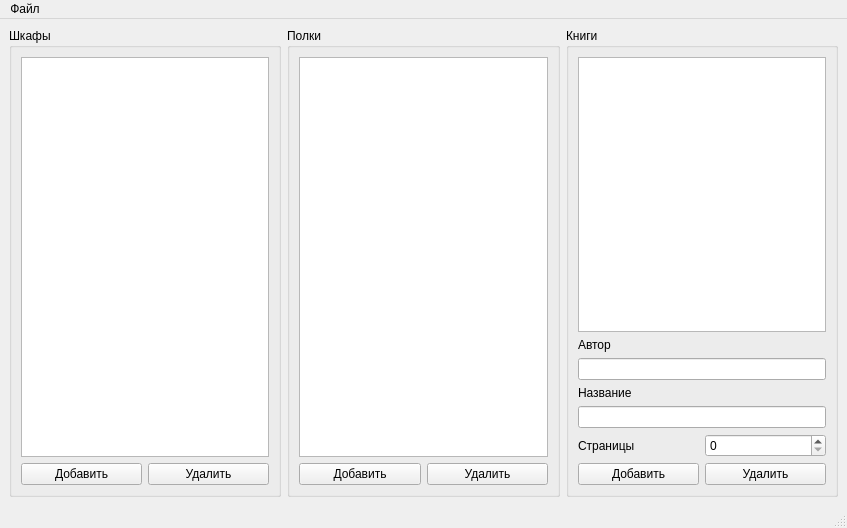
<?xml version="1.0" encoding="UTF-8"?>
<ui version="4.0">
 <class>MainWindow</class>
 <widget class="QMainWindow" name="MainWindow">
  <property name="geometry">
   <rect>
    <x>0</x>
    <y>0</y>
    <width>847</width>
    <height>528</height>
   </rect>
  </property>
  <property name="windowTitle">
   <string>MainWindow</string>
  </property>
  <widget class="QWidget" name="centralwidget">
   <layout class="QHBoxLayout" name="horizontalLayout">
    <item>
     <layout class="QVBoxLayout" name="verticalLayout">
      <item>
       <widget class="QGroupBox" name="groupBox_BShelf">
        <property name="title">
         <string>Шкафы</string>
        </property>
        <layout class="QVBoxLayout" name="verticalLayout_4">
         <item>
          <widget class="QListWidget" name="listWidget_BShelfs"/>
         </item>
         <item>
          <layout class="QHBoxLayout" name="horizontalLayout_2">
           <item>
            <widget class="QPushButton" name="pushButton_addBShelf">
             <property name="text">
              <string>Добавить</string>
             </property>
            </widget>
           </item>
           <item>
            <widget class="QPushButton" name="pushButton_delBShelf">
             <property name="text">
              <string>Удалить</string>
             </property>
            </widget>
           </item>
          </layout>
         </item>
        </layout>
       </widget>
      </item>
     </layout>
    </item>
    <item>
     <layout class="QVBoxLayout" name="verticalLayout_2">
      <item>
       <widget class="QGroupBox" name="groupBox_Shelf">
        <property name="title">
         <string>Полки</string>
        </property>
        <layout class="QVBoxLayout" name="verticalLayout_5">
         <item>
          <widget class="QListWidget" name="listWidget_Shelfs"/>
         </item>
         <item>
          <layout class="QHBoxLayout" name="horizontalLayout_3">
           <item>
            <widget class="QPushButton" name="pushButton_addSelf">
             <property name="text">
              <string>Добавить</string>
             </property>
            </widget>
           </item>
           <item>
            <widget class="QPushButton" name="pushButton_delShelf">
             <property name="text">
              <string>Удалить</string>
             </property>
            </widget>
           </item>
          </layout>
         </item>
        </layout>
       </widget>
      </item>
     </layout>
    </item>
    <item>
     <layout class="QVBoxLayout" name="verticalLayout_3">
      <item>
       <widget class="QGroupBox" name="groupBox_Books">
        <property name="title">
         <string>Книги</string>
        </property>
        <layout class="QVBoxLayout" name="verticalLayout_6">
         <item>
          <widget class="QListWidget" name="listWidget_Books"/>
         </item>
         <item>
          <widget class="QLabel" name="label">
           <property name="text">
            <string>Автор</string>
           </property>
          </widget>
         </item>
         <item>
          <widget class="QLineEdit" name="lineEdit_author"/>
         </item>
         <item>
          <widget class="QLabel" name="label_2">
           <property name="text">
            <string>Название</string>
           </property>
          </widget>
         </item>
         <item>
          <widget class="QLineEdit" name="lineEdit_name"/>
         </item>
         <item>
          <layout class="QHBoxLayout" name="horizontalLayout_4">
           <item>
            <widget class="QLabel" name="label_3">
             <property name="text">
              <string>Страницы</string>
             </property>
            </widget>
           </item>
           <item>
            <widget class="QSpinBox" name="spinBox_pages">
             <property name="maximum">
              <number>5000</number>
             </property>
            </widget>
           </item>
          </layout>
         </item>
         <item>
          <layout class="QHBoxLayout" name="horizontalLayout_5">
           <item>
            <widget class="QPushButton" name="pushButton_addBook">
             <property name="text">
              <string>Добавить</string>
             </property>
            </widget>
           </item>
           <item>
            <widget class="QPushButton" name="pushButton_delBook">
             <property name="text">
              <string>Удалить</string>
             </property>
            </widget>
           </item>
          </layout>
         </item>
        </layout>
       </widget>
      </item>
     </layout>
    </item>
   </layout>
  </widget>
  <widget class="QMenuBar" name="menubar">
   <property name="geometry">
    <rect>
     <x>0</x>
     <y>0</y>
     <width>847</width>
     <height>21</height>
    </rect>
   </property>
   <widget class="QMenu" name="menu">
    <property name="title">
     <string>Файл</string>
    </property>
    <addaction name="action"/>
    <addaction name="action_2"/>
   </widget>
   <addaction name="menu"/>
  </widget>
  <widget class="QStatusBar" name="statusbar"/>
  <action name="action">
   <property name="text">
    <string>Сохранить</string>
   </property>
  </action>
  <action name="action_2">
   <property name="text">
    <string>Открыть</string>
   </property>
  </action>
 </widget>
 <resources/>
 <connections/>
</ui>
